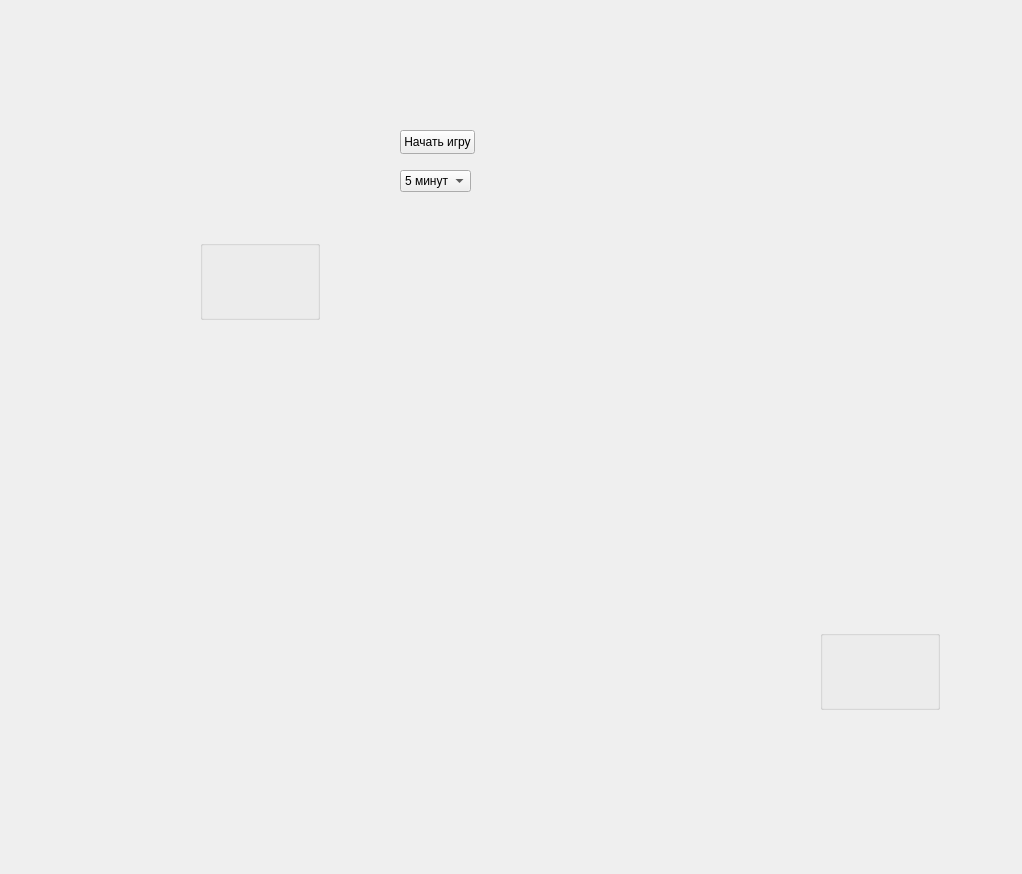
<?xml version="1.0" encoding="UTF-8"?>
<ui version="4.0">
 <class>hariki_and_tetrisClass</class>
 <widget class="QMainWindow" name="hariki_and_tetrisClass">
  <property name="geometry">
   <rect>
    <x>0</x>
    <y>0</y>
    <width>1022</width>
    <height>874</height>
   </rect>
  </property>
  <property name="windowTitle">
   <string>hariki_and_tetris</string>
  </property>
  <widget class="QWidget" name="centralWidget">
   <widget class="QGroupBox" name="groupBox">
    <property name="geometry">
     <rect>
      <x>820</x>
      <y>630</y>
      <width>120</width>
      <height>80</height>
     </rect>
    </property>
    <property name="sizePolicy">
     <sizepolicy hsizetype="Ignored" vsizetype="Ignored">
      <horstretch>0</horstretch>
      <verstretch>0</verstretch>
     </sizepolicy>
    </property>
    <property name="styleSheet">
     <string notr="true">border-image: url(:/shariki/tree-3358468.png);</string>
    </property>
    <property name="title">
     <string/>
    </property>
   </widget>
   <widget class="QGroupBox" name="groupBox_2">
    <property name="geometry">
     <rect>
      <x>200</x>
      <y>240</y>
      <width>120</width>
      <height>80</height>
     </rect>
    </property>
    <property name="styleSheet">
     <string notr="true">border-image: url(:/shariki/test.png);</string>
    </property>
    <property name="title">
     <string/>
    </property>
   </widget>
   <widget class="QPushButton" name="start_game">
    <property name="geometry">
     <rect>
      <x>400</x>
      <y>130</y>
      <width>75</width>
      <height>24</height>
     </rect>
    </property>
    <property name="text">
     <string>Начать игру</string>
    </property>
   </widget>
   <widget class="QComboBox" name="time_game">
    <property name="geometry">
     <rect>
      <x>400</x>
      <y>170</y>
      <width>71</width>
      <height>22</height>
     </rect>
    </property>
    <item>
     <property name="text">
      <string>5 минут</string>
     </property>
    </item>
    <item>
     <property name="text">
      <string>10 минут</string>
     </property>
    </item>
    <item>
     <property name="text">
      <string>15 минут</string>
     </property>
    </item>
    <item>
     <property name="text">
      <string>20 минут</string>
     </property>
    </item>
   </widget>
   <widget class="QLabel" name="graphicsView">
    <property name="geometry">
     <rect>
      <x>210</x>
      <y>490</y>
      <width>49</width>
      <height>16</height>
     </rect>
    </property>
    <property name="styleSheet">
     <string notr="true">border-image: url(:/newPrefix/bg.png);</string>
    </property>
    <property name="text">
     <string/>
    </property>
    <property name="scaledContents">
     <bool>true</bool>
    </property>
   </widget>
   <widget class="QLabel" name="graphicsView_2">
    <property name="geometry">
     <rect>
      <x>410</x>
      <y>470</y>
      <width>49</width>
      <height>16</height>
     </rect>
    </property>
    <property name="styleSheet">
     <string notr="true">border-image: url(:/newPrefix/bg.png);</string>
    </property>
    <property name="text">
     <string/>
    </property>
    <property name="scaledContents">
     <bool>true</bool>
    </property>
   </widget>
   <widget class="QLabel" name="graphicsView_3">
    <property name="geometry">
     <rect>
      <x>510</x>
      <y>480</y>
      <width>49</width>
      <height>16</height>
     </rect>
    </property>
    <property name="styleSheet">
     <string notr="true">border-image: url(:/newPrefix/bg.png);</string>
    </property>
    <property name="text">
     <string/>
    </property>
    <property name="scaledContents">
     <bool>true</bool>
    </property>
   </widget>
   <widget class="QLabel" name="graphicsView_4">
    <property name="geometry">
     <rect>
      <x>240</x>
      <y>540</y>
      <width>49</width>
      <height>16</height>
     </rect>
    </property>
    <property name="styleSheet">
     <string notr="true">border-image: url(:/newPrefix/bg.png);</string>
    </property>
    <property name="text">
     <string/>
    </property>
    <property name="scaledContents">
     <bool>true</bool>
    </property>
   </widget>
   <widget class="QLabel" name="graphicsView_5">
    <property name="geometry">
     <rect>
      <x>410</x>
      <y>530</y>
      <width>49</width>
      <height>16</height>
     </rect>
    </property>
    <property name="styleSheet">
     <string notr="true">border-image: url(:/newPrefix/bg.png);</string>
    </property>
    <property name="text">
     <string/>
    </property>
    <property name="scaledContents">
     <bool>true</bool>
    </property>
   </widget>
   <widget class="QLabel" name="graphicsView_6">
    <property name="geometry">
     <rect>
      <x>520</x>
      <y>540</y>
      <width>49</width>
      <height>16</height>
     </rect>
    </property>
    <property name="styleSheet">
     <string notr="true">border-image: url(:/newPrefix/bg.png);</string>
    </property>
    <property name="text">
     <string/>
    </property>
    <property name="scaledContents">
     <bool>true</bool>
    </property>
   </widget>
   <widget class="QLabel" name="graphicsView_7">
    <property name="geometry">
     <rect>
      <x>240</x>
      <y>590</y>
      <width>49</width>
      <height>16</height>
     </rect>
    </property>
    <property name="styleSheet">
     <string notr="true">border-image: url(:/newPrefix/bg.png);</string>
    </property>
    <property name="text">
     <string/>
    </property>
    <property name="scaledContents">
     <bool>true</bool>
    </property>
   </widget>
   <widget class="QLabel" name="graphicsView_8">
    <property name="geometry">
     <rect>
      <x>410</x>
      <y>590</y>
      <width>49</width>
      <height>16</height>
     </rect>
    </property>
    <property name="styleSheet">
     <string notr="true">border-image: url(:/newPrefix/bg.png);</string>
    </property>
    <property name="text">
     <string/>
    </property>
    <property name="scaledContents">
     <bool>true</bool>
    </property>
   </widget>
   <widget class="QLabel" name="graphicsView_9">
    <property name="geometry">
     <rect>
      <x>560</x>
      <y>590</y>
      <width>49</width>
      <height>16</height>
     </rect>
    </property>
    <property name="styleSheet">
     <string notr="true">border-image: url(:/newPrefix/bg.png);</string>
    </property>
    <property name="text">
     <string/>
    </property>
    <property name="scaledContents">
     <bool>true</bool>
    </property>
   </widget>
  </widget>
 </widget>
 <layoutdefault spacing="6" margin="11"/>
 <resources>
  <include location="hariki_and_tetris.qrc"/>
 </resources>
 <connections/>
</ui>
